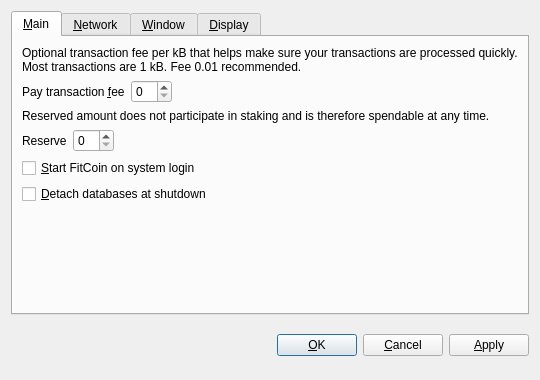
<?xml version="1.0" encoding="UTF-8"?>
<ui version="4.0">
 <class>OptionsDialog</class>
 <widget class="QDialog" name="OptionsDialog">
  <property name="geometry">
   <rect>
    <x>0</x>
    <y>0</y>
    <width>540</width>
    <height>380</height>
   </rect>
  </property>
  <property name="windowTitle">
   <string>Options</string>
  </property>
  <property name="modal">
   <bool>true</bool>
  </property>
  <layout class="QVBoxLayout" name="verticalLayout">
   <item>
    <widget class="QTabWidget" name="tabWidget">
     <property name="tabPosition">
      <enum>QTabWidget::North</enum>
     </property>
     <property name="currentIndex">
      <number>0</number>
     </property>
     <widget class="QWidget" name="tabMain">
      <attribute name="title">
       <string>&amp;Main</string>
      </attribute>
      <layout class="QVBoxLayout" name="verticalLayout_Main">
       <item>
        <widget class="QLabel" name="transactionFeeInfoLabel">
         <property name="text">
          <string>Optional transaction fee per kB that helps make sure your transactions are processed quickly. Most transactions are 1 kB. Fee 0.01 recommended.</string>
         </property>
         <property name="textFormat">
          <enum>Qt::PlainText</enum>
         </property>
         <property name="wordWrap">
          <bool>true</bool>
         </property>
        </widget>
       </item>
       <item>
        <layout class="QHBoxLayout" name="horizontalLayoutFee">
         <item>
          <widget class="QLabel" name="transactionFeeLabel">
           <property name="text">
            <string>Pay transaction &amp;fee</string>
           </property>
           <property name="textFormat">
            <enum>Qt::PlainText</enum>
           </property>
           <property name="buddy">
            <cstring>transactionFee</cstring>
           </property>
          </widget>
         </item>
         <item>
          <widget class="BitcoinAmountField" name="transactionFee"/>
         </item>
         <item>
          <spacer name="horizontalSpacerFee">
           <property name="orientation">
            <enum>Qt::Horizontal</enum>
           </property>
           <property name="sizeHint" stdset="0">
            <size>
             <width>40</width>
             <height>20</height>
            </size>
           </property>
          </spacer>
         </item>
        </layout>
       </item>
       <item>
        <widget class="QLabel" name="reserveBalanceInfoLabel">
         <property name="text">
          <string>Reserved amount does not participate in staking and is therefore spendable at any time.</string>
         </property>
         <property name="textFormat">
          <enum>Qt::PlainText</enum>
         </property>
         <property name="wordWrap">
          <bool>true</bool>
         </property>
        </widget>
       </item>
       <item>
        <layout class="QHBoxLayout" name="horizontalLayoutReserveBalance">
         <item>
          <widget class="QLabel" name="reserveBalanceLabel">
           <property name="text">
            <string>Reserve</string>
           </property>
           <property name="textFormat">
            <enum>Qt::PlainText</enum>
           </property>
           <property name="buddy">
            <cstring>reserveBalance</cstring>
           </property>
          </widget>
         </item>
         <item>
          <widget class="BitcoinAmountField" name="reserveBalance"/>
         </item>
         <item>
          <spacer name="horizontalSpacerReserveBalance">
           <property name="orientation">
            <enum>Qt::Horizontal</enum>
           </property>
           <property name="sizeHint" stdset="0">
            <size>
             <width>40</width>
             <height>20</height>
            </size>
           </property>
          </spacer>
         </item>
        </layout>
       </item>
       <item>
        <widget class="QCheckBox" name="bitcoinAtStartup">
         <property name="toolTip">
          <string>Automatically start FitCoin after logging in to the system.</string>
         </property>
         <property name="text">
          <string>&amp;Start FitCoin on system login</string>
         </property>
        </widget>
       </item>
       <item>
        <widget class="QCheckBox" name="detachDatabases">
         <property name="toolTip">
          <string>Detach block and address databases at shutdown. This means they can be moved to another data directory, but it slows down shutdown. The wallet is always detached.</string>
         </property>
         <property name="text">
          <string>&amp;Detach databases at shutdown</string>
         </property>
        </widget>
       </item>
       <item>
        <spacer name="verticalSpacer_Main">
         <property name="orientation">
          <enum>Qt::Vertical</enum>
         </property>
         <property name="sizeHint" stdset="0">
          <size>
           <width>20</width>
           <height>40</height>
          </size>
         </property>
        </spacer>
       </item>
      </layout>
     </widget>
     <widget class="QWidget" name="tabNetwork">
      <attribute name="title">
       <string>&amp;Network</string>
      </attribute>
      <layout class="QVBoxLayout" name="verticalLayout_Network">
       <item>
        <widget class="QCheckBox" name="mapPortUpnp">
         <property name="toolTip">
          <string>Automatically open the FitCoin client port on the router. This only works when your router supports UPnP and it is enabled.</string>
         </property>
         <property name="text">
          <string>Map port using &amp;UPnP</string>
         </property>
        </widget>
       </item>
       <item>
        <widget class="QCheckBox" name="connectSocks">
         <property name="toolTip">
          <string>Connect to the FitCoin network through a SOCKS proxy (e.g. when connecting through Tor).</string>
         </property>
         <property name="text">
          <string>&amp;Connect through SOCKS proxy:</string>
         </property>
        </widget>
       </item>
       <item>
        <layout class="QHBoxLayout" name="horizontalLayout_Network">
         <item>
          <widget class="QLabel" name="proxyIpLabel">
           <property name="text">
            <string>Proxy &amp;IP:</string>
           </property>
           <property name="textFormat">
            <enum>Qt::PlainText</enum>
           </property>
           <property name="buddy">
            <cstring>proxyIp</cstring>
           </property>
          </widget>
         </item>
         <item>
          <widget class="QValidatedLineEdit" name="proxyIp">
           <property name="maximumSize">
            <size>
             <width>140</width>
             <height>16777215</height>
            </size>
           </property>
           <property name="toolTip">
            <string>IP address of the proxy (e.g. 127.0.0.1)</string>
           </property>
          </widget>
         </item>
         <item>
          <widget class="QLabel" name="proxyPortLabel">
           <property name="text">
            <string>&amp;Port:</string>
           </property>
           <property name="textFormat">
            <enum>Qt::PlainText</enum>
           </property>
           <property name="buddy">
            <cstring>proxyPort</cstring>
           </property>
          </widget>
         </item>
         <item>
          <widget class="QLineEdit" name="proxyPort">
           <property name="maximumSize">
            <size>
             <width>55</width>
             <height>16777215</height>
            </size>
           </property>
           <property name="toolTip">
            <string>Port of the proxy (e.g. 9050)</string>
           </property>
          </widget>
         </item>
         <item>
          <widget class="QLabel" name="socksVersionLabel">
           <property name="text">
            <string>SOCKS &amp;Version:</string>
           </property>
           <property name="textFormat">
            <enum>Qt::PlainText</enum>
           </property>
           <property name="buddy">
            <cstring>socksVersion</cstring>
           </property>
          </widget>
         </item>
         <item>
          <widget class="QValueComboBox" name="socksVersion">
           <property name="toolTip">
            <string>SOCKS version of the proxy (e.g. 5)</string>
           </property>
          </widget>
         </item>
         <item>
          <spacer name="horizontalSpacer_Network">
           <property name="orientation">
            <enum>Qt::Horizontal</enum>
           </property>
           <property name="sizeHint" stdset="0">
            <size>
             <width>40</width>
             <height>20</height>
            </size>
           </property>
          </spacer>
         </item>
        </layout>
       </item>
       <item>
        <spacer name="verticalSpacer_Network">
         <property name="orientation">
          <enum>Qt::Vertical</enum>
         </property>
         <property name="sizeHint" stdset="0">
          <size>
           <width>20</width>
           <height>40</height>
          </size>
         </property>
        </spacer>
       </item>
      </layout>
     </widget>
     <widget class="QWidget" name="tabWindow">
      <attribute name="title">
       <string>&amp;Window</string>
      </attribute>
      <layout class="QVBoxLayout" name="verticalLayout_Window">
       <item>
        <widget class="QCheckBox" name="minimizeToTray">
         <property name="toolTip">
          <string>Show only a tray icon after minimizing the window.</string>
         </property>
         <property name="text">
          <string>&amp;Minimize to the tray instead of the taskbar</string>
         </property>
        </widget>
       </item>
       <item>
        <widget class="QCheckBox" name="minimizeOnClose">
         <property name="toolTip">
          <string>Minimize instead of exit the application when the window is closed. When this option is enabled, the application will be closed only after selecting Quit in the menu.</string>
         </property>
         <property name="text">
          <string>M&amp;inimize on close</string>
         </property>
        </widget>
       </item>
       <item>
        <spacer name="verticalSpacer_Window">
         <property name="orientation">
          <enum>Qt::Vertical</enum>
         </property>
         <property name="sizeHint" stdset="0">
          <size>
           <width>20</width>
           <height>40</height>
          </size>
         </property>
        </spacer>
       </item>
      </layout>
     </widget>
     <widget class="QWidget" name="tabDisplay">
      <attribute name="title">
       <string>&amp;Display</string>
      </attribute>
      <layout class="QVBoxLayout" name="verticalLayout_Display">
       <item>
        <layout class="QHBoxLayout" name="horizontalLayout_1_Display">
         <item>
          <widget class="QLabel" name="langLabel">
           <property name="text">
            <string>User Interface &amp;language:</string>
           </property>
           <property name="textFormat">
            <enum>Qt::PlainText</enum>
           </property>
           <property name="buddy">
            <cstring>lang</cstring>
           </property>
          </widget>
         </item>
         <item>
          <widget class="QValueComboBox" name="lang">
           <property name="toolTip">
            <string>The user interface language can be set here. This setting will take effect after restarting FitCoin.</string>
           </property>
          </widget>
         </item>
        </layout>
       </item>
       <item>
        <layout class="QHBoxLayout" name="horizontalLayout_2_Display">
         <item>
          <widget class="QLabel" name="unitLabel">
           <property name="text">
            <string>&amp;Unit to show amounts in:</string>
           </property>
           <property name="textFormat">
            <enum>Qt::PlainText</enum>
           </property>
           <property name="buddy">
            <cstring>unit</cstring>
           </property>
          </widget>
         </item>
         <item>
          <widget class="QValueComboBox" name="unit">
           <property name="toolTip">
            <string>Choose the default subdivision unit to show in the interface and when sending coins.</string>
           </property>
          </widget>
         </item>
        </layout>
       </item>
       <item>
        <widget class="QCheckBox" name="displayAddresses">
         <property name="toolTip">
          <string>Whether to show FitCoin addresses in the transaction list or not.</string>
         </property>
         <property name="text">
          <string>&amp;Display addresses in transaction list</string>
         </property>
        </widget>
       </item>
       <item>
        <widget class="QCheckBox" name="coinControlFeatures">
         <property name="toolTip">
          <string>Whether to show coin control features or not.</string>
         </property>
         <property name="text">
          <string>Display coin &amp;control features (experts only!)</string>
         </property>
        </widget>
       </item>
       <item>
        <spacer name="verticalSpacer_Display">
         <property name="orientation">
          <enum>Qt::Vertical</enum>
         </property>
         <property name="sizeHint" stdset="0">
          <size>
           <width>20</width>
           <height>40</height>
          </size>
         </property>
        </spacer>
       </item>
      </layout>
     </widget>
    </widget>
   </item>
   <item>
    <layout class="QHBoxLayout" name="horizontalLayout_Buttons">
     <item>
      <spacer name="horizontalSpacer_1">
       <property name="orientation">
        <enum>Qt::Horizontal</enum>
       </property>
       <property name="sizeHint" stdset="0">
        <size>
         <width>40</width>
         <height>48</height>
        </size>
       </property>
      </spacer>
     </item>
     <item>
      <widget class="QLabel" name="statusLabel">
       <property name="font">
        <font>
         <weight>75</weight>
         <bold>true</bold>
        </font>
       </property>
       <property name="text">
        <string/>
       </property>
       <property name="textFormat">
        <enum>Qt::PlainText</enum>
       </property>
       <property name="wordWrap">
        <bool>true</bool>
       </property>
      </widget>
     </item>
     <item>
      <spacer name="horizontalSpacer_2">
       <property name="orientation">
        <enum>Qt::Horizontal</enum>
       </property>
       <property name="sizeHint" stdset="0">
        <size>
         <width>40</width>
         <height>48</height>
        </size>
       </property>
      </spacer>
     </item>
     <item>
      <widget class="QPushButton" name="okButton">
       <property name="text">
        <string>&amp;OK</string>
       </property>
      </widget>
     </item>
     <item>
      <widget class="QPushButton" name="cancelButton">
       <property name="text">
        <string>&amp;Cancel</string>
       </property>
       <property name="autoDefault">
        <bool>false</bool>
       </property>
      </widget>
     </item>
     <item>
      <widget class="QPushButton" name="applyButton">
       <property name="text">
        <string>&amp;Apply</string>
       </property>
       <property name="autoDefault">
        <bool>false</bool>
       </property>
      </widget>
     </item>
    </layout>
   </item>
  </layout>
 </widget>
 <customwidgets>
  <customwidget>
   <class>BitcoinAmountField</class>
   <extends>QSpinBox</extends>
   <header>bitcoinamountfield.h</header>
  </customwidget>
  <customwidget>
   <class>QValueComboBox</class>
   <extends>QComboBox</extends>
   <header>qvaluecombobox.h</header>
  </customwidget>
  <customwidget>
   <class>QValidatedLineEdit</class>
   <extends>QLineEdit</extends>
   <header>qvalidatedlineedit.h</header>
  </customwidget>
 </customwidgets>
 <resources/>
 <connections/>
</ui>
